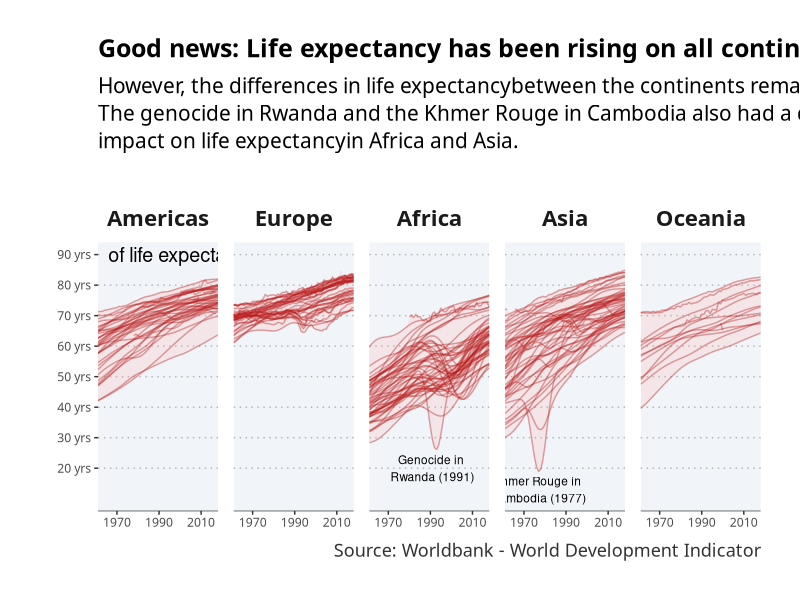
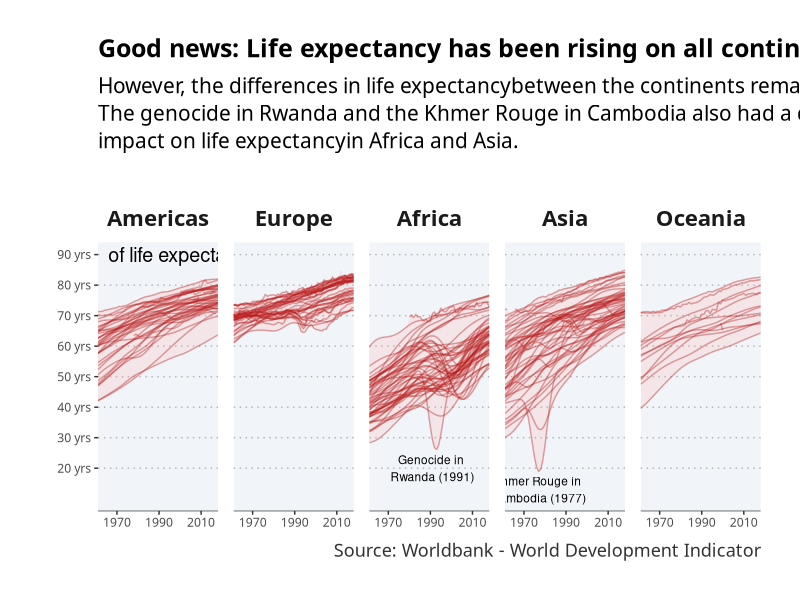

Reproduce these figures in R, in order.
library(tidyverse)
library(scales)

world_bank_countries <- read_csv("data/world_bank_countries.csv")

y_axis_title <- tibble(
  year = min(world_bank_countries$year),
  life_expectancy_at_birth = 90,
  continent = "Americas",
  label = "of life expectancy"
) %>%   mutate(
  continent = as.factor(continent) %>%
    fct_relevel("Americas", "Europe",
                "Africa", "Asia", "Oceania")
)

# Rwanda
rwanda_annotation <- tibble(
  year = 1991,
  life_expectancy_at_birth = 20,
  continent = "Africa",
  label = "Genocide in \nRwanda (1991)"
) %>%   mutate(
  continent = as.factor(continent) %>%
    fct_relevel("Americas", "Europe",
                "Africa", "Asia", "Oceania")
)

# khmer_annotation
khmer_annotation <- tibble(
  year = 1977,
  life_expectancy_at_birth = 13,
  continent = "Asia",
  label = "Khmer Rouge in \nCambodia (1977)"
) %>%   mutate(
  continent = as.factor(continent) %>%
    fct_relevel("Americas", "Europe",
                "Africa", "Asia", "Oceania")
)


world_bank_countries %>% 
  mutate(
    continent = as.factor(continent) %>%
      fct_relevel("Americas", "Europe",
                  "Africa", "Asia", "Oceania")
  ) %>%
  ggplot(aes(x = year, y = life_expectancy_at_birth)) +
  stat_summary(
    geom = "ribbon",
    fun.min = "min",
    fun.max = "max",
    fill = "#FCA5A5",
    alpha = .2
  ) +
  geom_line(aes(group = country), color = "#B91C1C", alpha = .4) +
  geom_label(data = y_axis_title,
            nudge_x = 2,
            hjust = 0,
            size = 5,
            label.size = 0,
            fill = "#F1F5F9",
            aes(label = label)) +
  geom_text(data = rwanda_annotation,
            size = 3,
            aes(label = label)) +
  geom_text(data = khmer_annotation,
            size = 3,
            aes(label = label)) +
  scale_fill_discrete(guide = "none") +
  scale_x_continuous(name = NULL,
                     expand = expansion(0),
                     breaks = seq(1970, 2010, 20)) +
  scale_y_continuous(breaks = seq(20, 90, 10),
                     limits = c(10, 90),
                     labels = label_number(suffix = " yrs")) +
  facet_wrap(~ continent, ncol = 5) +
  labs(
    title = "Good news: Life expectancy has been rising on all continents since 1965",
    subtitle = str_wrap(paste0("However, the differences in life expectancy",
                               "between the continents remain large. The genocide in Rwanda and the",
                               " Khmer Rouge in Cambodia also had a devastating impact on life expectancy",
                               "in Africa and Asia."), 80),
    caption = "Source: Worldbank - World Development Indicator",
    x = "",
    y = ""
  ) +
  theme(
    text = element_text(family = "Source Sans Pro"),
    plot.margin = unit(rep(1, 4), "cm"),
    plot.title = element_text(face = "bold", size = 18,
                              margin = margin(b = 10)),
    plot.subtitle = element_text(size = 15, margin = margin(b = 40),
                                 lineheight = 1.1),
    plot.caption = element_text(size = 13, color = "grey20", 
                                margin = margin(t = 10)),
    strip.background = element_blank(), 
    strip.text = element_text(size = 16, margin = margin(b = 10),
                              face = "bold"),
    panel.background = element_rect(fill = "#F1F5F9", color = NA),
    panel.grid.major.x = element_blank(),
    panel.grid.minor.x = element_blank(),
    panel.grid.minor.y = element_blank(),
    panel.grid.major.y = element_line(linetype = "dotted", color = "grey70"),
    panel.spacing.x = unit(0.4, "cm"),
    axis.line.y = element_blank(),
    axis.line.x = element_line(color = "grey60")
  )


ggsave(
  filename = "final_plots/life_expectancy.png",
  dpi = 320,
  width = 16,
  height = 8
  # unit = "cm"
)
